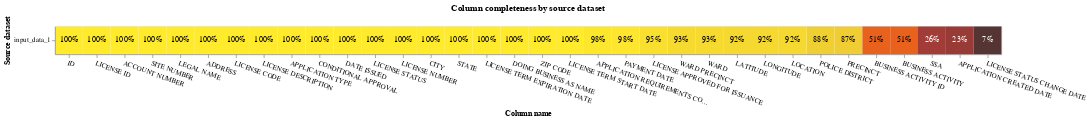

Write notebook code for a chart like this one.
### Code cell
from splink.exploratory import completeness_chart
from splink import DuckDBAPI
db_api = DuckDBAPI()
completeness_chart(licenses, db_api=db_api)

### Figure 1 — Vega-Lite specification as saved in the notebook (floating-point values rounded to 4 significant figures)
{"config": {"view": {"continuousWidth": 400, "continuousHeight": 300}}, "layer": [{"mark": "rect", "encoding": {"color": {"field": "completeness", "legend": null, "scale": {"scheme": "darkred", "zero": true}, "type": "quantitative"}, "tooltip": [{"field": "source_dataset", "title": "Source dataset", "type": "nominal"}, {"field": "total_rows_inc_nulls", "format": ",", "title": "# of records", "type": "quantitative"}, {"field": "column_name", "title": "Column name", "type": "nominal"}, {"field": "total_null_rows", "format": ",", "title": "# of nulls", "type": "quantitative"}, {"field": "completeness", "format": ".1%", "type": "quantitative"}], "x": {"axis": {"labelAngle": 20}, "field": "column_name", "sort": {"field": "mean_comp", "order": "descending"}, "title": "Column name", "type": "nominal"}, "y": {"field": "source_dataset", "title": "Source dataset", "type": "nominal"}}, "title": "Column completeness by source dataset", "transform": [{"joinaggregate": [{"op": "mean", "field": "completeness", "as": "mean_comp"}], "groupby": ["column_name"]}]}, {"mark": {"type": "text"}, "encoding": {"color": {"condition": {"test": "datum['completeness'] < 0.5", "value": "white"}, "value": "black"}, "text": {"field": "completeness", "format": ".0%", "type": "quantitative"}, "x": {"axis": {"labelAngle": 0}, "field": "column_name", "sort": {"field": "mean_comp", "order": "descending"}, "type": "nominal"}, "y": {"field": "source_dataset", "type": "nominal"}}, "transform": [{"joinaggregate": [{"op": "mean", "field": "completeness", "as": "mean_comp"}], "groupby": ["column_name"]}]}], "data": {"name": "data-ae9ec439fd7eec7b7d2d61eddbb7a1cb"}, "height": {"step": 40}, "width": {"step": 40}, "$schema": "https://vega.github.io/schema/vega-lite/v5.9.3.json", "datasets": {"data-ae9ec439fd7eec7b7d2d61eddbb7a1cb": [{"source_dataset": "input_data_1", "column_name": "ID", "total_null_rows": 0, "total_rows_inc_nulls": 1120768, "completeness": 1.0}, {"source_dataset": "input_data_1", "column_name": "LICENSE ID", "total_null_rows": 0, "total_rows_inc_nulls": 1120768, "completeness": 1.0}, {"source_dataset": "input_data_1", "column_name": "ACCOUNT NUMBER", "total_null_rows": 0, "total_rows_inc_nulls": 1120768, "completeness": 1.0}, {"source_dataset": "input_data_1", "column_name": "SITE NUMBER", "total_null_rows": 0, "total_rows_inc_nulls": 1120768, "completeness": 1.0}, {"source_dataset": "input_data_1", "column_name": "LEGAL NAME", "total_null_rows": 0, "total_rows_inc_nulls": 1120768, "completeness": 1.0}, {"source_dataset": "input_data_1", "column_name": "DOING BUSINESS AS NAME", "total_null_rows": 255, "total_rows_inc_nulls": 1120768, "completeness": 0.9998}, {"source_dataset": "input_data_1", "column_name": "ADDRESS", "total_null_rows": 0, "total_rows_inc_nulls": 1120768, "completeness": 1.0}, {"source_dataset": "input_data_1", "column_name": "CITY", "total_null_rows": 3, "total_rows_inc_nulls": 1120768, "completeness": 1.0}, {"source_dataset": "input_data_1", "column_name": "STATE", "total_null_rows": 12, "total_rows_inc_nulls": 1120768, "completeness": 1.0}, {"source_dataset": "input_data_1", "column_name": "ZIP CODE", "total_null_rows": 299, "total_rows_inc_nulls": 1120768, "completeness": 0.9997}, {"source_dataset": "input_data_1", "column_name": "WARD", "total_null_rows": 83882, "total_rows_inc_nulls": 1120768, "completeness": 0.9252}, {"source_dataset": "input_data_1", "column_name": "PRECINCT", "total_null_rows": 142964, "total_rows_inc_nulls": 1120768, "completeness": 0.8724}, {"source_dataset": "input_data_1", "column_name": "WARD PRECINCT", "total_null_rows": 83856, "total_rows_inc_nulls": 1120768, "completeness": 0.9252}, {"source_dataset": "input_data_1", "column_name": "POLICE DISTRICT", "total_null_rows": 136534, "total_rows_inc_nulls": 1120768, "completeness": 0.8782}, {"source_dataset": "input_data_1", "column_name": "LICENSE CODE", "total_null_rows": 0, "total_rows_inc_nulls": 1120768, "completeness": 1.0}, {"source_dataset": "input_data_1", "column_name": "LICENSE DESCRIPTION", "total_null_rows": 0, "total_rows_inc_nulls": 1120768, "completeness": 1.0}, {"source_dataset": "input_data_1", "column_name": "BUSINESS ACTIVITY ID", "total_null_rows": 543889, "total_rows_inc_nulls": 1120768, "completeness": 0.5147}, {"source_dataset": "input_data_1", "column_name": "BUSINESS ACTIVITY", "total_null_rows": 543889, "total_rows_inc_nulls": 1120768, "completeness": 0.5147}, {"source_dataset": "input_data_1", "column_name": "LICENSE NUMBER", "total_null_rows": 1, "total_rows_inc_nulls": 1120768, "completeness": 1.0}, {"source_dataset": "input_data_1", "column_name": "APPLICATION TYPE", "total_null_rows": 0, "total_rows_inc_nulls": 1120768, "completeness": 1.0}, {"source_dataset": "input_data_1", "column_name": "APPLICATION CREATED DATE", "total_null_rows": 859656, "total_rows_inc_nulls": 1120768, "completeness": 0.233}, {"source_dataset": "input_data_1", "column_name": "APPLICATION REQUIREMENTS COMPLETE", "total_null_rows": 18353, "total_rows_inc_nulls": 1120768, "completeness": 0.9836}, {"source_dataset": "input_data_1", "column_name": "PAYMENT DATE", "total_null_rows": 22405, "total_rows_inc_nulls": 1120768, "completeness": 0.98}, {"source_dataset": "input_data_1", "column_name": "CONDITIONAL APPROVAL", "total_null_rows": 0, "total_rows_inc_nulls": 1120768, "completeness": 1.0}, {"source_dataset": "input_data_1", "column_name": "LICENSE TERM START DATE", "total_null_rows": 2706, "total_rows_inc_nulls": 1120768, "completeness": 0.9976}, {"source_dataset": "input_data_1", "column_name": "LICENSE TERM EXPIRATION DATE", "total_null_rows": 136, "total_rows_inc_nulls": 1120768, "completeness": 0.9999}, {"source_dataset": "input_data_1", "column_name": "LICENSE APPROVED FOR ISSUANCE", "total_null_rows": 52535, "total_rows_inc_nulls": 1120768, "completeness": 0.9531}, {"source_dataset": "input_data_1", "column_name": "DATE ISSUED", "total_null_rows": 0, "total_rows_inc_nulls": 1120768, "completeness": 1.0}, {"source_dataset": "input_data_1", "column_name": "LICENSE STATUS", "total_null_rows": 0, "total_rows_inc_nulls": 1120768, "completeness": 1.0}, {"source_dataset": "input_data_1", "column_name": "LICENSE STATUS CHANGE DATE", "total_null_rows": 1045538, "total_rows_inc_nulls": 1120768, "completeness": 0.06712}, {"source_dataset": "input_data_1", "column_name": "SSA", "total_null_rows": 829291, "total_rows_inc_nulls": 1120768, "completeness": 0.2601}, {"source_dataset": "input_data_1", "column_name": "LATITUDE", "total_null_rows": 86373, "total_rows_inc_nulls": 1120768, "completeness": 0.9229}, {"source_dataset": "input_data_1", "column_name": "LONGITUDE", "total_null_rows": 86373, "total_rows_inc_nulls": 1120768, "completeness": 0.9229}, {"source_dataset": "input_data_1", "column_name": "LOCATION", "total_null_rows": 86373, "total_rows_inc_nulls": 1120768, "completeness": 0.9229}]}}
